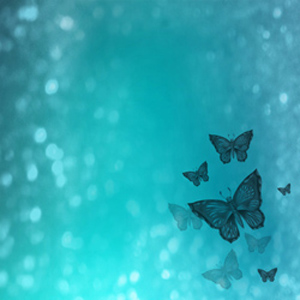
#> input picture OpenCV/image/SampleJPGImage_50kbmb.jpg, 300 x 300 px
$ python translating.py
#> lines starting #> are read from the running program, lines starting #| are printed output that depends on the picture
#> further down, image is the input picture: shape (300, 300, 3); mean B, G, R 181.8, 170.3, 46.1
import cv2
import numpy as np

def rotate_image(image, angle, scale=1.0):
#> called with angle = 45, scale = 1
    center = (image.shape[1] // 2, image.shape[0] // 2)  # Center of the image
#> center = (150, 150)
    rotation_matrix = cv2.getRotationMatrix2D(center, angle, scale)
    rotated_image = cv2.warpAffine(image, rotation_matrix, (image.shape[1], image.shape[0]))
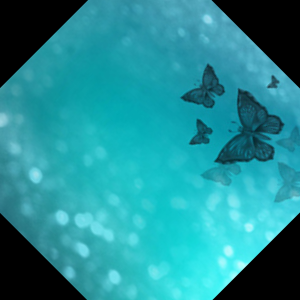
#> rotated_image: shape (300, 300, 3); mean B, G, R 150.2, 141.2, 35.1
    return rotated_image

def translate_image(image, tx, ty):
#> called with tx = 50, ty = 50
    translation_matrix = np.array([[1, 0, tx], [0, 1, ty]], dtype=np.float32)
    translated_image = cv2.warpAffine(image, translation_matrix, (image.shape[1], image.shape[0]))
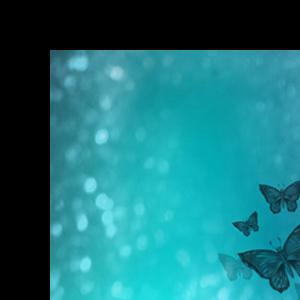
#> translated_image: shape (300, 300, 3); mean B, G, R 121.2, 114.1, 26.7
    return translated_image

def flip_image(image, flip_code):
#> called with flip_code = 1
    flipped_image = cv2.flip(image, flip_code)
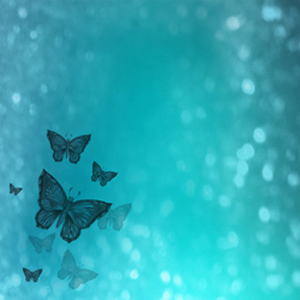
#> flipped_image: shape (300, 300, 3); mean B, G, R 181.8, 170.3, 46.1
    return flipped_image

# Load the image
image_path = './image/SampleJPGImage_50kbmb.jpg'
image = cv2.imread(image_path)

# Rotate the image
angle = 45  # Rotation angle in degrees
rotated_image = rotate_image(image, angle)

# Translate the image
tx, ty = 50, 50  # Translation in x and y directions
translated_image = translate_image(image, tx, ty)

# Flip the image
flip_code = 1  # 0 for vertical, 1 for horizontal, -1 for both axes
flipped_image = flip_image(image, flip_code)

# Display the results
cv2.imshow('Rotated Image', rotated_image)
cv2.imshow('Translated Image', translated_image)
cv2.imshow('Flipped Image', flipped_image)
cv2.waitKey(0)
cv2.destroyAllWindows()
